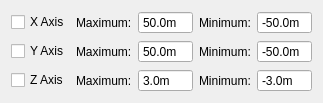
          <widget class="QWidget" name="pagePassThrough">
           <layout class="QGridLayout" name="gridLayout_3">
            <item row="0" column="0">
             <widget class="QCheckBox" name="checkBox_passX">
              <property name="text">
               <string>X Axis</string>
              </property>
             </widget>
            </item>
            <item row="0" column="1">
             <widget class="QLabel" name="labelPassMax_2">
              <property name="text">
               <string>Maximum:</string>
              </property>
             </widget>
            </item>
            <item row="0" column="2">
             <widget class="QDoubleSpinBox" name="spinPassXMax">
              <property name="buttonSymbols">
               <enum>QAbstractSpinBox::ButtonSymbols::NoButtons</enum>
              </property>
              <property name="suffix">
               <string>m</string>
              </property>
              <property name="decimals">
               <number>1</number>
              </property>
              <property name="minimum">
               <double>-100.000000000000000</double>
              </property>
              <property name="maximum">
               <double>100.000000000000000</double>
              </property>
              <property name="value">
               <double>50.000000000000000</double>
              </property>
             </widget>
            </item>
            <item row="0" column="3">
             <widget class="QLabel" name="labelPassMin_2">
              <property name="text">
               <string>Minimum:</string>
              </property>
             </widget>
            </item>
            <item row="0" column="4">
             <widget class="QDoubleSpinBox" name="spinPassXMin">
              <property name="buttonSymbols">
               <enum>QAbstractSpinBox::ButtonSymbols::NoButtons</enum>
              </property>
              <property name="suffix">
               <string>m</string>
              </property>
              <property name="decimals">
               <number>1</number>
              </property>
              <property name="minimum">
               <double>-100.000000000000000</double>
              </property>
              <property name="maximum">
               <double>100.000000000000000</double>
              </property>
              <property name="value">
               <double>-50.000000000000000</double>
              </property>
             </widget>
            </item>
            <item row="1" column="0">
             <widget class="QCheckBox" name="checkBox_passY">
              <property name="text">
               <string>Y Axis</string>
              </property>
             </widget>
            </item>
            <item row="1" column="1">
             <widget class="QLabel" name="labelPassMax_3">
              <property name="text">
               <string>Maximum:</string>
              </property>
             </widget>
            </item>
            <item row="1" column="2">
             <widget class="QDoubleSpinBox" name="spinPassYMax">
              <property name="buttonSymbols">
               <enum>QAbstractSpinBox::ButtonSymbols::NoButtons</enum>
              </property>
              <property name="suffix">
               <string>m</string>
              </property>
              <property name="decimals">
               <number>1</number>
              </property>
              <property name="minimum">
               <double>-100.000000000000000</double>
              </property>
              <property name="maximum">
               <double>100.000000000000000</double>
              </property>
              <property name="value">
               <double>50.000000000000000</double>
              </property>
             </widget>
            </item>
            <item row="1" column="3">
             <widget class="QLabel" name="labelPassMin_3">
              <property name="text">
               <string>Minimum:</string>
              </property>
             </widget>
            </item>
            <item row="1" column="4">
             <widget class="QDoubleSpinBox" name="spinPassYMin">
              <property name="buttonSymbols">
               <enum>QAbstractSpinBox::ButtonSymbols::NoButtons</enum>
              </property>
              <property name="suffix">
               <string>m</string>
              </property>
              <property name="decimals">
               <number>1</number>
              </property>
              <property name="minimum">
               <double>-100.000000000000000</double>
              </property>
              <property name="maximum">
               <double>100.000000000000000</double>
              </property>
              <property name="value">
               <double>-50.000000000000000</double>
              </property>
             </widget>
            </item>
            <item row="2" column="0">
             <widget class="QCheckBox" name="checkBox_passZ">
              <property name="text">
               <string>Z Axis</string>
              </property>
             </widget>
            </item>
            <item row="2" column="1">
             <widget class="QLabel" name="labelPassMax_4">
              <property name="text">
               <string>Maximum:</string>
              </property>
             </widget>
            </item>
            <item row="2" column="2">
             <widget class="QDoubleSpinBox" name="spinPassZMax">
              <property name="buttonSymbols">
               <enum>QAbstractSpinBox::ButtonSymbols::NoButtons</enum>
              </property>
              <property name="suffix">
               <string>m</string>
              </property>
              <property name="decimals">
               <number>1</number>
              </property>
              <property name="minimum">
               <double>-10.000000000000000</double>
              </property>
              <property name="maximum">
               <double>10.000000000000000</double>
              </property>
              <property name="value">
               <double>3.000000000000000</double>
              </property>
             </widget>
            </item>
            <item row="2" column="3">
             <widget class="QLabel" name="labelPassMin_4">
              <property name="text">
               <string>Minimum:</string>
              </property>
             </widget>
            </item>
            <item row="2" column="4">
             <widget class="QDoubleSpinBox" name="spinPassZMin">
              <property name="buttonSymbols">
               <enum>QAbstractSpinBox::ButtonSymbols::NoButtons</enum>
              </property>
              <property name="suffix">
               <string>m</string>
              </property>
              <property name="decimals">
               <number>1</number>
              </property>
              <property name="minimum">
               <double>-10.000000000000000</double>
              </property>
              <property name="maximum">
               <double>10.000000000000000</double>
              </property>
              <property name="value">
               <double>-3.000000000000000</double>
              </property>
             </widget>
            </item>
           </layout>
          </widget>
